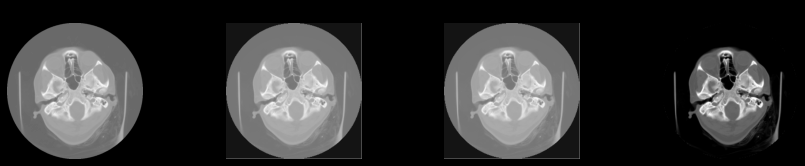
#> input picture pic_1.png, 805 x 166 px
$ python -i pre_processing.py   (imports and definitions only)
#> lines starting #> are read from the running program, lines starting #| are printed output that depends on the picture; after the words box and inside, x2 and y2 are one past the last pixel; in counts of white or black regions, pixels touching at a corner belong together
#> further down, picture is the input picture: shape (166, 805); min 0, max 255, mean 52.9
from scipy import ndimage
from skimage import morphology
import numpy as np
from pydicom import dcmread


# [64 lines left out: functions window_image, resample, transform_to_hu, crop_image, add_pad, not called in this run]


def remove_noise(image):
    segmentation = morphology.dilation(image, np.ones(
        (5,
         5)))  #dilation is used to fill with with given array when 1 is found
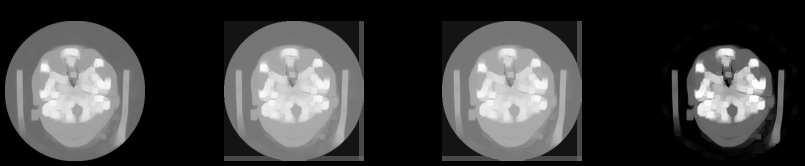
#> segmentation: shape (166, 805); min 0, max 255, mean 63.8
    segmentation[
        segmentation <
        0] = 0  # added later else mask appears empty sometime as pixel value comes negative

    labels, label_nb = ndimage.label(
        segmentation
    )  # label_nb are no of features and labels become array with feature indexes
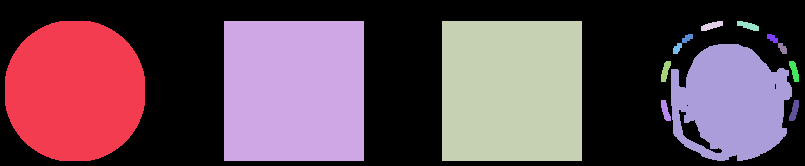
#> labels: shape (166, 805) int32; 15 distinct labels, from 0 to 14; one colour per label, 0 black
#> label_nb = 14

    label_count = np.bincount(
        labels.ravel().astype(np.int64)
    )  #bincount counts frequency of all pos no length=max element+1,  ravel() functions returns contiguous flattened array(1D array with all the input-array elements and with the same type as it
#> label_count = [66959, 15960, 19600, 19600, 132, 129, 66, 66, 68, 68, 10474, 127, 127, 127, 127]
    label_count[
        0] = 0  #    # We don't use the first class since it's the background

    label_count.argmax()
    mask = labels == label_count.argmax()
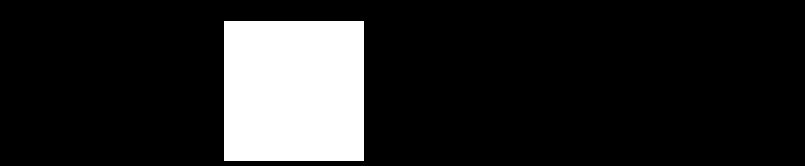
#> mask: shape (166, 805) bool; 14.7% white; 1 white region, box (x1, y1, x2, y2) and area: (224, 21, 364, 161) 19600
    mask = ndimage.binary_fill_holes(
        mask)  #it fills holes in the mask by giving it max value
    mask = morphology.dilation(mask, np.ones((3, 3)))
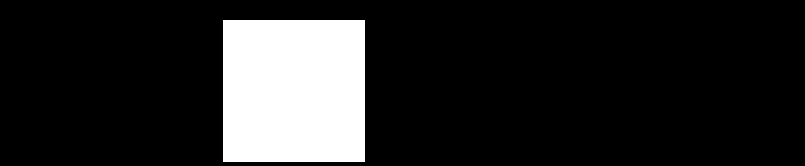
#> mask: shape (166, 805) bool; 15.1% white; 1 white region, box (x1, y1, x2, y2) and area: (223, 20, 365, 162) 20164

    # Only need this image to filter while training
    # if (mask.sum() < 14644):
    #     raise ValueError('Image too small to analyze')

    # masked_image = mask * image  #can't simply multiplya as window min value is less than 0
    masked_image = np.where(mask == 1, image - image.min(), 0)
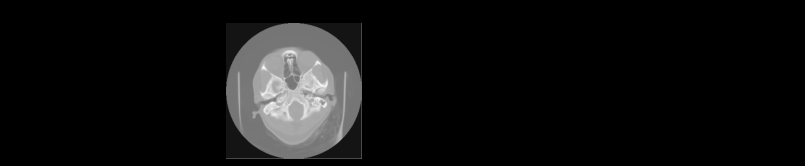
#> masked_image: shape (166, 805); min 0, max 250, mean 16.3

    return masked_image


# [8 lines left out: function preprocess, not called in this run]

>>> import cv2
>>> picture = cv2.imread('../pic_1.png', cv2.IMREAD_GRAYSCALE)
>>> result = remove_noise(picture)
